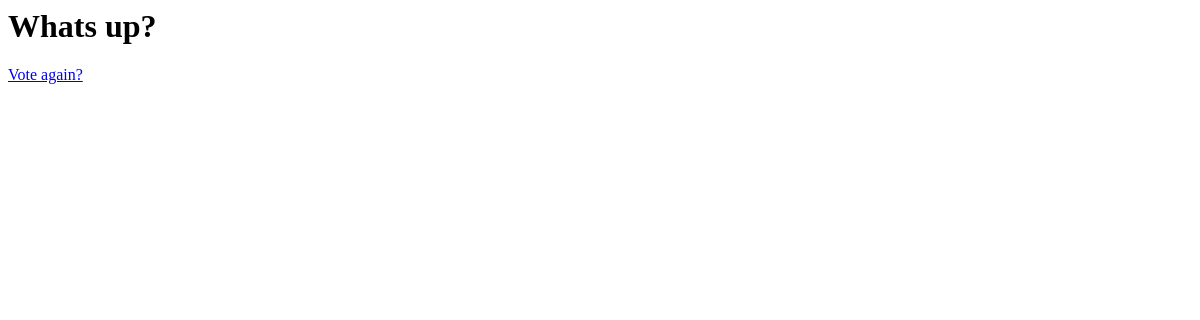
The page /encuestas/1/results/ on the database as committed earlier.
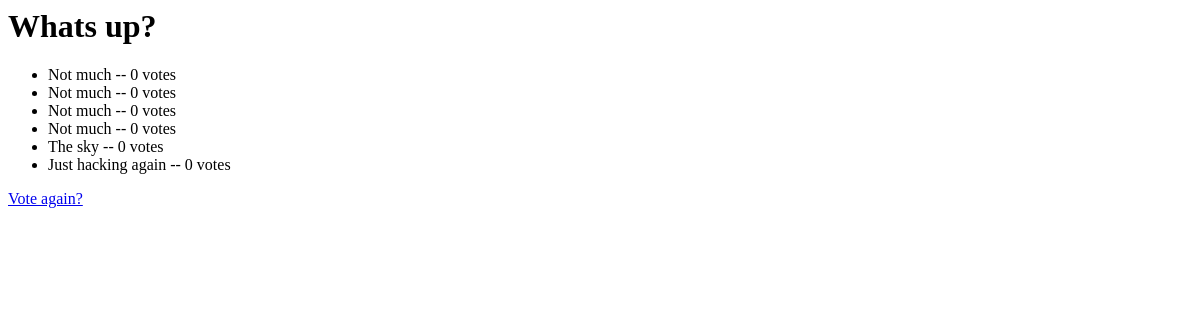
The same page on the database as committed later.
### encuestas/models.py (models this page shows, shortened)
class Question(models.Model):
    question_text = models.CharField(max_length=200)
    pub_date = models.DateTimeField('date published')

class Choice(models.Model):
    question = models.ForeignKey(Question, on_delete=models.CASCADE)
    choice_text = models.CharField(max_length=200)
    votes = models.IntegerField(default=0)

### encuestas/views.py (the view)
# urls.py: path('<int:pk>/results/', views.ResultsView.as_view(), name='results'),
class ResultsView(generic.DetailView):
    model = Question
    template_name = 'encuestas/results.html'

### encuestas/templates/encuestas/results.html
<h1>{{ question.question_text }}</h1>
<ul>
{% for choice in question.choice_set.all %}
    <li>{{ choice.choice_text }} -- {{ choice.votes }} vote{{ choice.votes|pluralize }}</li>
{% endfor %}
</ul>
<a href="{% url 'encuestas:detail' question.id %}">Vote again?</a>

Rows that differ between the two databases and show on the page:
added Choice: choice_text "Not much", votes "0"
added Choice: choice_text "Not much", votes "0"
added Choice: choice_text "Not much", votes "0"
added Choice: choice_text "Not much", votes "0"
added Choice: choice_text "The sky", votes "0"
added Choice: choice_text "Just hacking again", votes "0"
